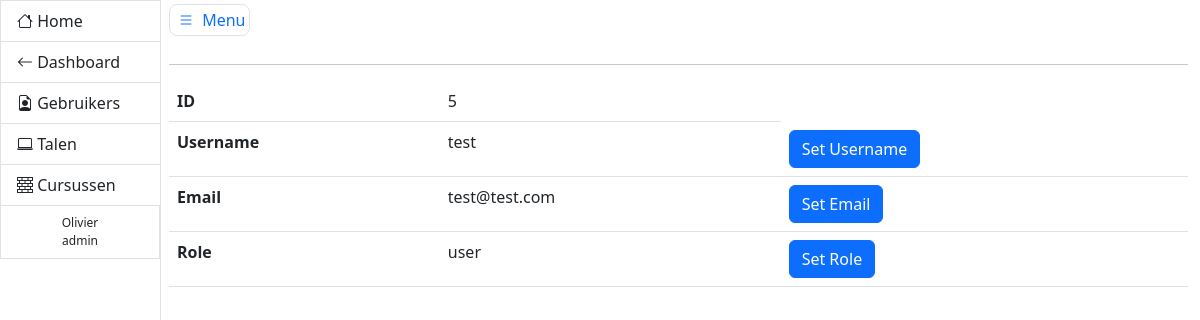
/admin/gebruikers?id=5 (signed in), run on the app's committed database.
### models.py (models this page shows, shortened)
class User(db.Model, UserMixin):
    __tablename__ = 'users'
    id = db.Column(db.Integer, primary_key=True, autoincrement=True)
    email = db.Column(db.String(), nullable=False, unique=True)
    username = db.Column(db.String(), nullable=False, unique=True)
    role = db.Column(db.String(), nullable=False, default='user')
    password_hash = db.Column(db.String(128))

### admin/views.py (the view, shortened to what this page needs)
@admin_blueprint.route('/gebruikers', methods=['GET', 'POST'])
@login_required
@admin_required
def gebruikers():
    emailform = SetEmail()
    usernameform = SetUsername()
    roleform = SetRole()
    if request.args.get('id') is not None:
        user = User.query.get(int(request.args.get('id')))
        return render_template('viewuser.html', user=user, emailform=emailform, usernameform=usernameform,
                               roleform=roleform)
    users = User.query.all()
    print(users)
    return render_template('users.html', users=users)

### __init__.py (called while the page is built)
@login_manager.user_loader
def get_user(user_id):
    try:
        return User.query.get(int(user_id))
    except:
        return None

### admin/templates/viewuser.html (shortened to what this page needs)
{% extends 'adminbase.html' %} {% block content %} <table class="table">
  <tbody>
    <tr>
      <th scope="row">ID</th>
      <td>{{ user.id }}</td>
    </tr>
    <tr>
      <th scope="row">Username</th>
      <td>{{ user.username }}</td>
      <td>
        <button type="button" class="btn btn-primary" data-bs-toggle="modal" data-bs-target="#exampleModalUsername"> Set Username </button>
      </td>
    </tr>
    <tr>
      <th scope="row">Email</th>
      <td>{{ user.email }}</td>
      <td>
        <button type="button" class="btn btn-primary" data-bs-toggle="modal" data-bs-target="#exampleModalEmail"> Set Email </button>
      </td>
    </tr>
    <tr>
      <th scope="row">Role</th>
      <td>{{ user.role }}</td>
      <td>
        <button type="button" class="btn btn-primary" data-bs-toggle="modal" data-bs-target="#exampleModalRole"> Set Role </button>
      </td>
    </tr>
  </tbody>
</table> {% endblock %}

### admin/templates/adminbase.html (shortened to what this page needs)
<!DOCTYPE html>
<html lang="en">
<head>
    <link href="{{ url_for('static', filename='css/main.css') }}" rel="stylesheet">
    <link href="https://cdn.jsdelivr.net/npm/bootstrap@5.3.0-alpha1/dist/css/bootstrap.min.css" rel="stylesheet">
</head>
<body>
<div class="container-fluid">
    <div class="row flex-nowrap">
        <div class="col-auto px-0">
            <div id="sidebar" class="collapse collapse-horizontal show border-end">
                <div id="sidebar-nav" class="list-group border-0 rounded-0 text-sm-start min-vh-100">
                    <a href="{{ url_for('index') }}" class="list-group-item border-end-0 d-inline-block text-truncate" data-bs-parent="#sidebar"><i class="bi bi-house"></i> <span>Home</span> </a>
                    <a href="{{ url_for('dashboard.dashboard') }}" class="list-group-item border-end-0 d-inline-block text-truncate" data-bs-parent="#sidebar"><i class="bi bi-arrow-left"></i> <span>Dashboard</span> </a>
                    <a href="{{ url_for('admin.gebruikers') }}" class="list-group-item border-end-0 d-inline-block text-truncate" data-bs-parent="#sidebar"><i class="bi bi-file-earmark-person"></i> <span>Gebruikers</span></a>
                    <a href="{{ url_for('admin.taal') }}" class="list-group-item border-end-0 d-inline-block text-truncate" data-bs-parent="#sidebar"><i class="bi bi-laptop"></i> <span>Talen</span></a>
                    <a href="{{ url_for('admin.add') }}" class="list-group-item border-end-0 d-inline-block text-truncate" data-bs-parent="#sidebar"><i class="bi bi-bricks"></i> <span>Cursussen</span></a>
                    {% if current_user.is_authenticated %}
                    <p class="copyright list-group-item d-inline-block text-truncate">{{ current_user.username }} <br> {{ current_user.role }}</p>
                    {% endif %}
                </div>
            </div>
        </div>
        <main class="col ps-md-2 pt-2">
            <a href="#" data-bs-target="#sidebar" data-bs-toggle="collapse" class="border rounded-3 p-1 text-decoration-none"><i class="bi bi-list bi-lg py-2 p-1"></i> Menu</a>
            <div class="page-header pt-3">
            </div>
            <hr>
            <div class="row">
                <div class="col-12">
                    {% block content %}
                    {% endblock %}
                </div>
            </div>
        </main>
    </div>
</div>
</body>
</html>

### static/css/main.css (style rules this page uses)
html { position: relative; min-height: 100%; }
#sidebar-nav { width: 160px; }
#sidebar { position: relative; }
.copyright { background-color: #f8f9fa; color: #6c757d; font-size: 12px; padding: 5px 10px; border-top: 1px solid #dee2e6; width: 100%; text-align: center; }

### data on the page
User: username "Olivier", role "admin"
User: id "5", username "test", email "test@test.com", role "user"
